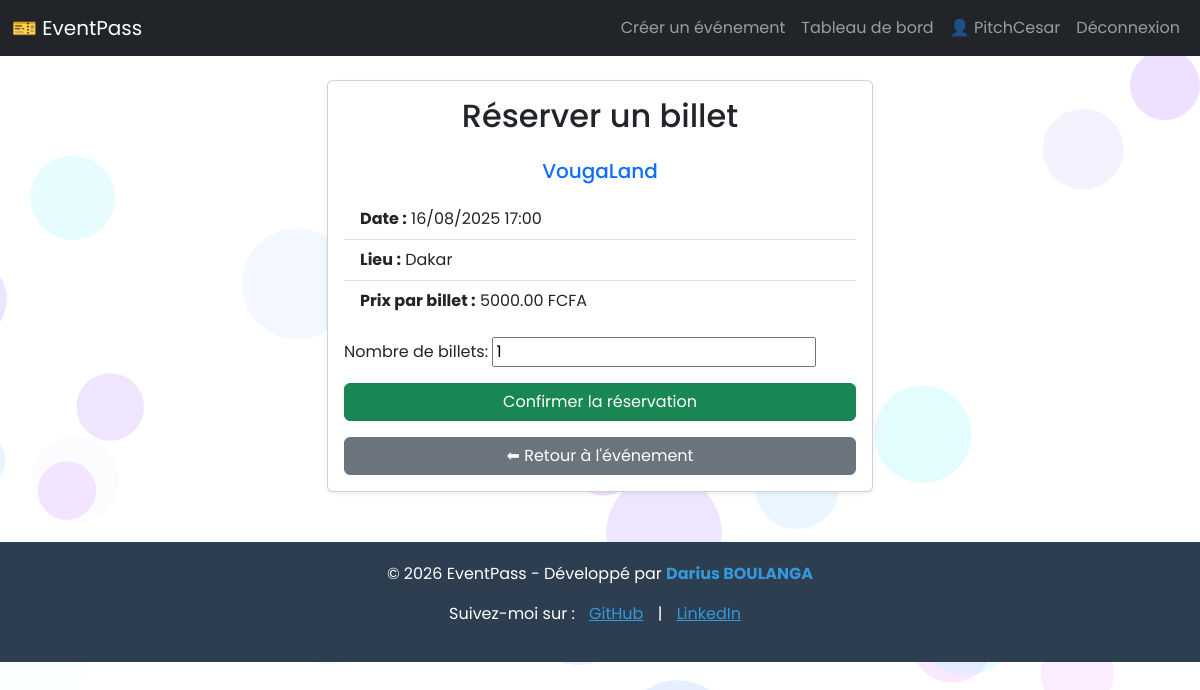
The app's page /tickets/reserve/5/ (signed in) with its own data.
### accounts/models.py (models this page shows)
class CustomUser(AbstractUser):
    is_organizer = models.BooleanField(default=False)

### events/models.py (models this page shows, shortened)
class Event(models.Model):
    organizer = models.ForeignKey(settings.AUTH_USER_MODEL, on_delete=models.CASCADE)
    title = models.CharField(max_length=255)
    description = models.TextField()
    image = models.ImageField(upload_to='event_images/', null=True, blank=True)
    location = models.CharField(max_length=255)
    date = models.DateTimeField()
    ticket_price = models.DecimalField(max_digits=8, decimal_places=2)
    total_tickets = models.PositiveIntegerField()
    created_at = models.DateTimeField(auto_now_add=True)

### tickets/views.py (the view)
# urls.py: path('reserve/<int:event_id>/', views.reserve_ticket, name='reserve_ticket'),
@login_required
def reserve_ticket(request, event_id):
    event = get_object_or_404(Event, id=event_id)
    if request.method == 'POST':
        form = TicketForm(request.POST)
        if form.is_valid():
            ticket = form.save(commit=False)
            ticket.user = request.user
            ticket.event = event
            ticket.save()
            ticket.generate_qr_code()
            ticket.save()
            return redirect('simulate_payment', ticket_id=ticket.id)
    else:
        form = TicketForm()
    return render(request, 'tickets/reserve_ticket.html', {
        'form': form,
        'event': event
    })

### tickets/forms.py
class TicketForm(forms.ModelForm):
    class Meta:
        model = Ticket
        fields = ['quantity']
        labels = {
            'quantity': 'Nombre de billets',
        }

### templates/tickets/reserve_ticket.html (shortened to what this page needs)
{% extends 'base.html' %}
{% block content %}
<div class="row justify-content-center">
  <div class="col-md-8 col-lg-6">
    <div class="card shadow-sm">
      <div class="card-body">
        <h2 class="card-title text-center mb-4">Réserver un billet</h2>
        <h5 class="text-center text-primary mb-3">{{ event.title }}</h5>
        <ul class="list-group list-group-flush mb-3">
          <li class="list-group-item"><strong>Date :</strong> {{ event.date|date:"d/m/Y H:i" }}</li>
          <li class="list-group-item"><strong>Lieu :</strong> {{ event.location }}</li>
          <li class="list-group-item"><strong>Prix par billet :</strong> {{ event.ticket_price }} FCFA</li>
        </ul>
        <form method="post">
          {{ form.as_p }}
          <button type="submit" class="btn btn-success w-100">Confirmer la réservation</button>
        </form>
        <a href="{% url 'event_detail' event.id %}" class="btn btn-secondary w-100 mt-3">⬅ Retour à l'événement</a>
      </div>
    </div>
  </div>
</div>
{% endblock %}

### templates/base.html (shortened to what this page needs)
<!DOCTYPE html>
<html lang="fr">
<head>
    {% load static %}
    <link rel="stylesheet" href="https://cdn.jsdelivr.net/npm/bootstrap@5.3.3/dist/css/bootstrap.min.css">
    <link rel="stylesheet" href="{% static 'css/style.css' %}">
</head>
<body>
<nav class="navbar navbar-expand-lg navbar-dark bg-dark mb-4">
  <div class="container-fluid">
    <a class="navbar-brand" href="{% url 'event_list' %}">🎫 EventPass</a>
    <div class="collapse navbar-collapse">
      <ul class="navbar-nav ms-auto">
        {% if user.is_authenticated %}
          {% if user.is_organizer %}
            <li class="nav-item">
              <a class="nav-link" href="{% url 'create_event' %}">Créer un événement</a>
            </li>
              <li class="nav-item">
              <a class="nav-link" href="{% url 'organizer_dashboard' %}">Tableau de bord</a>
            </li>
          {% endif %}
          <li class="nav-item">
            <a class="nav-link" href="#">👤 {{ user.username }}</a>
          </li>
          <li class="nav-item">
            <a class="nav-link" href="{% url 'logout' %}">Déconnexion</a>
          </li>
        {% endif %}
      </ul>
    </div>
  </div>
</nav>
<div class="container">
    {% block content %}{% endblock %}
</div>
<footer class="footer">
  <div class="container">
      <p>&copy; 2026 EventPass - Développé par <strong>Darius BOULANGA</strong></p>
  </div>
  <p>
    Suivez-moi sur :
    <a href="https://github.com/Darius-BOUL" style="color: #3498db; margin: 0 10px;">GitHub</a> |
    <a href="https://www.linkedin.com/in/darius-boulanga-b0ba65177/" style="color: #3498db; margin: 0 10px;">LinkedIn</a>
  </p>
</footer>
</body>
</body>
</html>

### static/css/style.css (style rules this page uses)
body, html { height: auto; margin: 0; font-family: 'Poppins', sans-serif; overflow: hidden; overflow-y: auto; }

### templates/base.html (style rules this page uses)
.footer { background-color: #2c3e50; color: white; text-align: center; padding: 20px 0; margin-top: 50px; width: 100%; }
.footer strong { color: #3498db; }

### records on screen
CustomUser: username "PitchCesar"
Event: title "VougaLand", date "16/08/2025 17:00", location "Dakar", ticket_price "5000.00"
